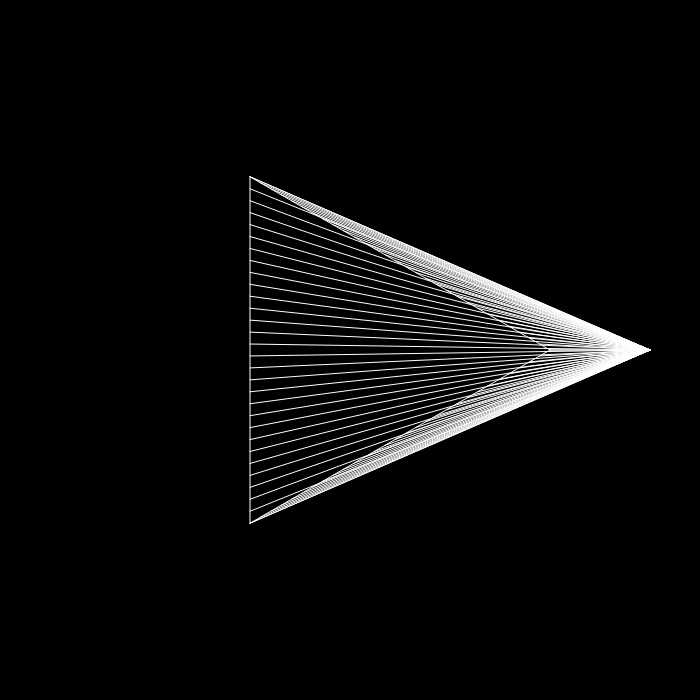
Frame 1 (no input)
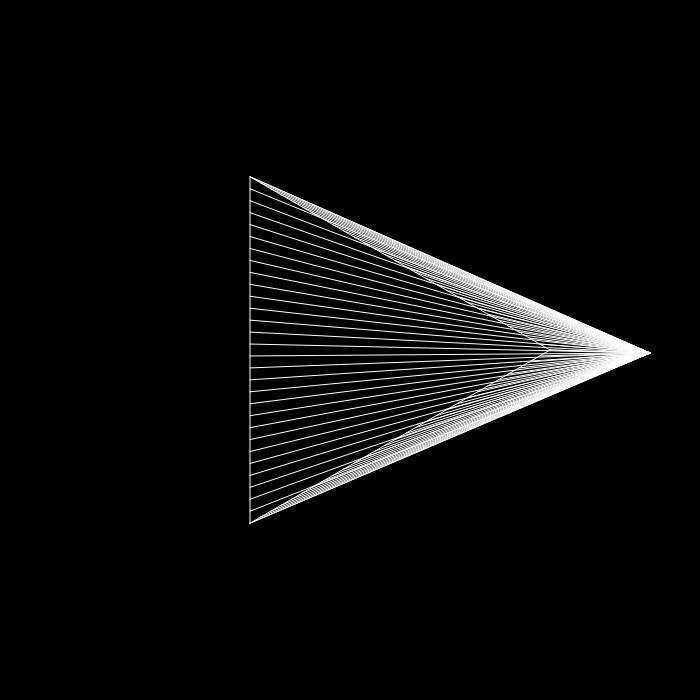
Frame 2 (the mouse pressed at the canvas centre, redrawn once)

The p5.js sketch that drew these frames (run headless with seeded random() and noise() and a simulated clock; the mouse was pressed at the canvas centre and the sketch redrawn once):

// p5.js sketch
// ── sketch.js
function setup() {
    createCanvas(700, 700);
    background(0);
    stroke(255);
}

let a = 0;
function draw() {
    background(0);

    let target = circlePoint(300, a);
    
    myTriangle( target);

    a  += 0.01;

    noLoop();
}

function myTriangle(target) {
    stroke(255);

    const r1 = 0;
    const r2 = 2 * PI /3 ;
    const r3 = 4 * PI / 3;

    const r = 200;
    const P1 = circlePoint(200, r1);
    const P2 = circlePoint(200, r2);
    const P3 = circlePoint(200, r3);


    line(P1.x, P1.y, P2.x, P2.y);
    line(P2.x, P2.y, P3.x, P3.y);
    line(P3.x, P3.y, P1.x, P1.y);

    linesToPoint(P1, P2, target);
    linesToPoint(P2, P3, target);
    linesToPoint(P3, P1, target);
}

function linesToPoint(point1, point2, target) {
    const xWidth = point2.x - point1.x;
    const yWidth = point2.y - point1.y;

    const numLines = 30;
    for (var i = 0; i <= numLines - 1; i++) {
        let t = i / (numLines - 1);
        let fromX = point1.x * t + (1 - t) * point2.x;
        let fromY = point1.y * t + (1 - t) * point2.y;

        line(fromX, fromY, target.x, target.y);
    }
}



function circlePoint(radius, angle) {
    const x = width/2 + radius * Math.cos(angle);
    const y = height/2 + radius * Math.sin(angle);

    return {x: x, y: y};
}
